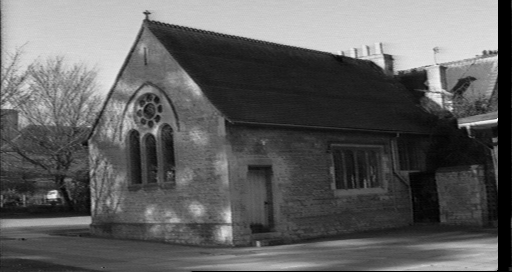
#> input picture chapel1.png, 512 x 272 px
$ jupyter execute Task4.ipynb   (shell and % lines are left out)   (Python 2 division)   (older library calls are emulated)
#> lines starting #> are read from the running program, lines starting #| are printed output that depends on the picture; after the words box and inside, x2 and y2 are one past the last pixel; in counts of white or black regions, pixels touching at a corner belong together
[cell 1]
#Setup Python
import matplotlib.pyplot as plt
import matplotlib.image as mpimg
import numpy as np
import cv2
from sklearn.preprocessing import normalize

[cell 2]
#Load image
img1 = cv2.imread('chapel1.png',0)
#> img1 is the input picture: shape (272, 512); min 0, max 245, mean 96.2
img2 = cv2.imread('chapel2.png',0)
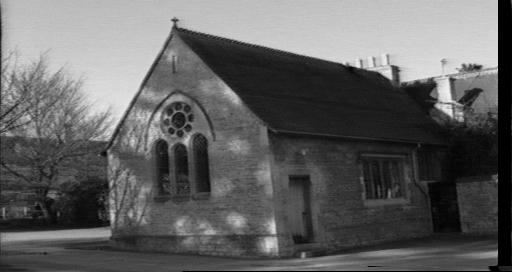
#> input picture chapel2.png, 512 x 272 px
#> img2 is the input picture: shape (272, 512); min 0, max 241, mean 97.9

# Based on Tutorial cited here:
# http://opencv-python-tutroals.readthedocs.org/en/latest/py_tutorials/py_calib3d/py_epipolar_geometry/py_epipolar_geometry.html

# Strategy: Implement SIFT, Then use Flann based Matcher to decide which points to choose. The implementation uses
# Lowe's ratio test.
sift = cv2.SIFT()

kp1, des1 = sift.detectAndCompute(img1,None)
#> kp1 = 748 keypoints; strongest (x, y, size): (496, 120, 2.6), (53, 195, 6.7), (388, 58, 6.2), (496, 58, 3.4)
kp2, des2 = sift.detectAndCompute(img2,None)
#> kp2 = 775 keypoints; strongest (x, y, size): (395, 70, 5.8), (388, 74, 6.1), (445, 101, 15.4), (444, 93, 11)

FLANN_INDEX_KDTREE = 0
index_params = dict(algorithm = FLANN_INDEX_KDTREE, trees = 5)
search_params = dict(checks=50)

flann = cv2.FlannBasedMatcher(index_params,search_params)
matches = flann.knnMatch(des1,des2,k=2)
#> matches = 748 matches

good = []
pts1 = []
pts2 = []

for i,(m,n) in enumerate(matches):
    if m.distance < 0.8*n.distance:
        good.append(m)
        pts2.append(kp2[m.trainIdx].pt)
        pts1.append(kp1[m.queryIdx].pt)
#> after the loop, good = 215 matches; pts1 = 215 pairs, first value 3.36 to 496, second value 13.04 to 257.5; pts2 = 215 pairs, first value 3.77 to 494.6, second value 20.17 to 257.8

[cell 3]
pts1 = np.float32(pts1)
pts2 = np.float32(pts2)
F, mask = cv2.findFundamentalMat(pts1,pts2,cv2.FM_LMEDS)
#> F = [[-1.24e-06, 7.7e-05, -0.0156], [-0.000121, 6.06e-06, -0.211], [0.0226, 0.219, 1]]; mask = 215 values, max 1 at index 3, min 0 at index 0, mean 0.809

F_norm = normalize(F)
#> F_norm = [[-7.94e-05, 0.00494, -1], [-0.000573, 2.87e-05, -1], [0.0221, 0.214, 0.977]]
# We select only inlier points USING THE

pts1_inliers = pts1[mask.ravel()==1]
#> pts1_inliers = 174 pairs, first value 26.64 to 491.9, second value 13.04 to 246.2
pts2_inliers = pts2[mask.ravel()==1]
#> pts2_inliers = 174 pairs, first value 6.31 to 492, second value 20.17 to 257.8
pts1_outliers = pts1[mask.ravel()==0]
#> pts1_outliers = 41 pairs, first value 3.36 to 496, second value 22.07 to 257.5
pts2_outliers = pts2[mask.ravel()==0]
#> pts2_outliers = 41 pairs, first value 3.77 to 494.6, second value 30.41 to 256.6

pts1_inliers.shape
#> Out = (174, 2)

[cell 4]
print F_norm
#| [[-7.94057043e-05  4.94082401e-03 -9.99987791e-01]
#|  [-5.72597286e-04  2.87448073e-05 -9.99999836e-01]
#|  [ 2.20685989e-02  2.14204160e-01  9.76539582e-01]]

[cell 5]
#Plot Outliers on image 1

fig = plt.figure()

plt.figure(3)
plt.title("Plot the outliers with Green Dots ")
plt.imshow(img1,cmap="gray")
for i in range(len(pts1_outliers)):
    plt.plot(pts1_outliers[i][0],pts1_outliers[i][1],'go')
#> this loop made 41 passes

[cell 6]
#Select 7 points that match.
fig = plt.figure()

plt.figure(4)
plt.title("Plot the outliers with Green Dots ")
plt.imshow(img1,cmap="gray")
for i in range(len(pts1_inliers)):
    plt.plot(pts1_inliers[i][0],pts1_inliers[i][1],'go')

fig = plt.figure()

plt.figure(5)
plt.title("Plot the outliers with Green Dots ")
plt.imshow(img2,cmap="gray")
for i in range(len(pts2_inliers)):
    plt.plot(pts2_inliers[i][0],pts2_inliers[i][1],'go')
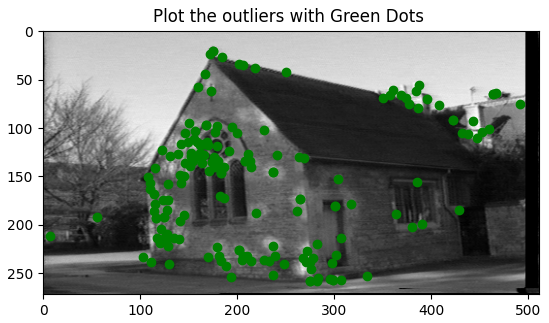
#> figure drawn by matplotlib, 1 panel

[cell 7]
pts_matched1 = []
pts_matched2 = []
pts_matched1.append([pts1_inliers[0][0],pts1_inliers[0][1]])
pts_matched1.append([pts1_inliers[30][0],pts1_inliers[30][1]])
pts_matched1.append([pts1_inliers[50][0],pts1_inliers[50][1]])
pts_matched1.append([pts1_inliers[80][0],pts1_inliers[80][1]])
pts_matched1.append([pts1_inliers[100][0],pts1_inliers[100][1]])
pts_matched1.append([pts1_inliers[120][0],pts1_inliers[120][1]])
pts_matched1.append([pts1_inliers[140][0],pts1_inliers[140][1]])

pts_matched2.append([pts2_inliers[0][0],pts2_inliers[0][1]])
pts_matched2.append([pts2_inliers[30][0],pts2_inliers[30][1]])
pts_matched2.append([pts2_inliers[50][0],pts2_inliers[50][1]])
pts_matched2.append([pts2_inliers[80][0],pts2_inliers[80][1]])
pts_matched2.append([pts2_inliers[100][0],pts2_inliers[100][1]])
pts_matched2.append([pts2_inliers[120][0],pts2_inliers[120][1]])
pts_matched2.append([pts2_inliers[140][0],pts2_inliers[140][1]])

[cell 8]
def drawlines(img1,img2,lines,pts1,pts2):
    ''' img1 - image on which we draw the epilines for the points in img2
        lines - corresponding epilines '''
    r,c = img1.shape
    img1 = cv2.cvtColor(img1,cv2.COLOR_GRAY2BGR)
    img2 = cv2.cvtColor(img2,cv2.COLOR_GRAY2BGR)
    for r,pt1,pt2 in zip(lines,pts1,pts2):
        color = tuple(np.random.randint(0,255,3).tolist())
        x0,y0 = map(int, [0, -r[2]/r[1] ])
        x1,y1 = map(int, [c, -(r[2]+r[0]*c)/r[1] ])
        cv2.line(img1, (x0,y0), (x1,y1), color,1)
        cv2.circle(img1,tuple(pt1),5,color,-1)
        cv2.circle(img2,tuple(pt2),5,color,-1)
    return img1,img2

[cell 9]
# Find epilines corresponding to points in right image (second image) and
# drawing its lines on left image
#print pts_matched2
lines1 = cv2.computeCorrespondEpilines(np.array(pts_matched2).reshape(-1,1,2), 2,F_norm)
#> lines1 = [[-0.368, 0.93, -801.6], [-0.122, 0.993, -384.5], [-0.064, 0.998, -285.3], [-0.0677, 0.998, -291.7], [-0.102, 0.995, -350.3], [-0.0861, 0.996, -323.4], [-0.0782, 0.997, -309.9]]
lines1 = lines1.reshape(-1,3)

img5,img6 = drawlines(img1,img2,lines1,pts_matched1,pts_matched2)
#> the loop in drawlines, `for r,pt1,pt2 in zip(lines,pts1,pts2):` made 7 passes
#> (r, pt1, pt2, color, y0, y1) on passes 1 to 7: ([-0.368, 0.93, -801.6], [26.64, 198.5], [6.31, 211.5], (172, 47, 117), 862, 1064), ([-0.122, 0.993, -384.5], [115.2, 202.5], [140.1, 214.4], (192, 67, 251), 387, 450), ([-0.064, 0.998, -285.3], [132, 119.6], [158.9, 128.9], (195, 103, 9), 285, 318), ([-0.0677, 0.998, -291.7], [151.2, 135.6], [182.7, 146.1], (211, 21, 242), 292, 327), ([-0.102, 0.995, -350.3], [177.4, 225.2], [214, 237.2], (36, 87, 70), 352, 404), ([-0.0861, 0.996, -323.4], [224.4, 223.5], [268.2, 234.5], (216, 88, 140), 324, 368), ([-0.0782, 0.997, -309.9], [263.1, 220.8], [302.1, 231.5], (58, 193, 230), 310, 350)
#> after the loop in drawlines, `for r,pt1,pt2 in zip(lines,pts1,pts2):`:
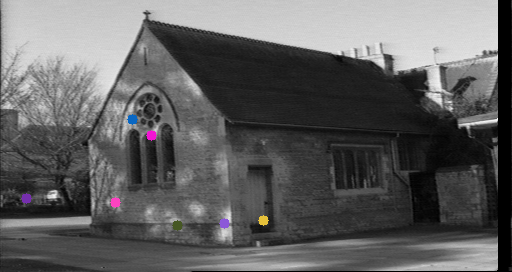
#> img1: shape (272, 512, 3); 0.41% of pixels changed, all inside (x1, y1, x2, y2) = (21, 114, 269, 231)
#> after the loop in drawlines, `for r,pt1,pt2 in zip(lines,pts1,pts2):`:
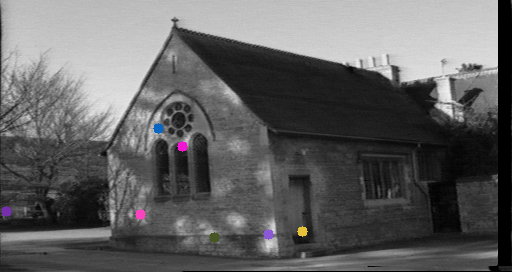
#> img2: shape (272, 512, 3); 0.41% of pixels changed, all inside (x1, y1, x2, y2) = (1, 123, 308, 243)

# Find epilines corresponding to points in left image (first image) and
# drawing its lines on right image
lines2 = cv2.computeCorrespondEpilines(np.array(pts_matched1).reshape(-1,1,2), 1,F)
#> lines2 = [[-0.00158, -1, 212.2], [-0.000592, -1, 215], [-0.0289, -1, 133.7], [-0.0233, -1, 149.7], [0.00665, -1, 235.7], [0.00571, -1, 233], [0.00452, -1, 229.6]]
lines2 = lines2.reshape(-1,3)
img3,img4 = drawlines(img2,img1,lines2,pts_matched2,pts_matched1)
#> the loop in drawlines (call 2), `for r,pt1,pt2 in zip(lines,pts1,pts2):` made 7 passes
#> (r, pt1, pt2, color, y0, y1) on passes 1 to 7: ([-0.00158, -1, 212.2], [6.31, 211.5], [26.64, 198.5], (39, 87, 174), 212, 211), ([-0.000592, -1, 215], [140.1, 214.4], [115.2, 202.5], (88, 81, 165), 214, 214), ([-0.0289, -1, 133.7], [158.9, 128.9], [132, 119.6], (25, 77, 72), 133, 118), ([-0.0233, -1, 149.7], [182.7, 146.1], [151.2, 135.6], (9, 148, 115), 149, 137), ([0.00665, -1, 235.7], [214, 237.2], [177.4, 225.2], (208, 243, 197), 235, 239), ([0.00571, -1, 233], [268.2, 234.5], [224.4, 223.5], (254, 79, 175), 233, 235), ([0.00452, -1, 229.6], [302.1, 231.5], [263.1, 220.8], (192, 82, 99), 229, 231)
#> after the loop in drawlines (call 2), `for r,pt1,pt2 in zip(lines,pts1,pts2):`:
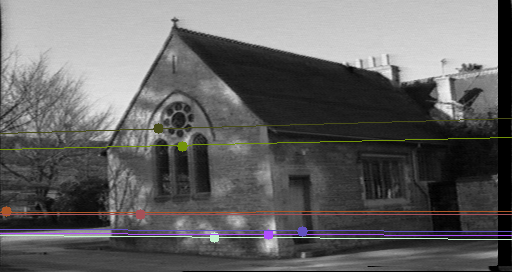
#> img1: shape (272, 512, 3); 2.89% of pixels changed, all inside (x1, y1, x2, y2) = (0, 118, 512, 243)
#> after the loop in drawlines (call 2), `for r,pt1,pt2 in zip(lines,pts1,pts2):`:
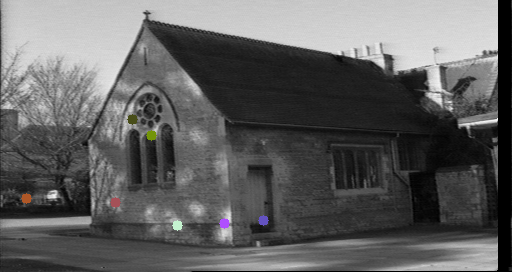
#> img2: shape (272, 512, 3); 0.41% of pixels changed, all inside (x1, y1, x2, y2) = (21, 114, 269, 231)

plt.subplot(121),plt.imshow(img5)
plt.subplot(122),plt.imshow(img3)
#> figure, not shown here; B, G, R data is drawn as R, G, B

[cell 10]
lines1 = cv2.computeCorrespondEpilines(np.array(pts_matched2).reshape(-1,1,2), 2,F)
#> lines1 = [[-0.0132, 1, -197.4], [-0.0149, 1, -200.3], [0.0295, 1, -123.2], [0.0202, 1, -139.3], [-0.0265, 1, -220.4], [-0.025, 1, -217.8], [-0.0234, 1, -215]]
lines1 = lines1.reshape(-1,3)
img5,img6 = drawlines(img1,img2,lines1,pts_matched1,pts_matched2)
#> the loop in drawlines (call 3), `for r,pt1,pt2 in zip(lines,pts1,pts2):` made 7 passes
#> (r, pt1, pt2, color, y0, y1) on passes 1 to 7: ([-0.0132, 1, -197.4], [26.64, 198.5], [6.31, 211.5], (216, 177, 243), 197, 204), ([-0.0149, 1, -200.3], [115.2, 202.5], [140.1, 214.4], (29, 147, 147), 200, 207), ([0.0295, 1, -123.2], [132, 119.6], [158.9, 128.9], (142, 167, 32), 123, 108), ([0.0202, 1, -139.3], [151.2, 135.6], [182.7, 146.1], (193, 9, 185), 139, 128), ([-0.0265, 1, -220.4], [177.4, 225.2], [214, 237.2], (127, 32, 31), 220, 234), ([-0.025, 1, -217.8], [224.4, 223.5], [268.2, 234.5], (202, 244, 151), 217, 230), ([-0.0234, 1, -215], [263.1, 220.8], [302.1, 231.5], (163, 254, 203), 215, 227)
#> after the loop in drawlines (call 3), `for r,pt1,pt2 in zip(lines,pts1,pts2):`:
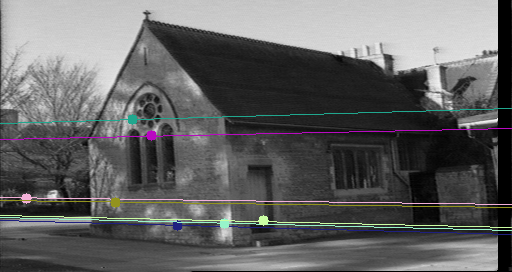
#> img1: shape (272, 512, 3); 2.89% of pixels changed, all inside (x1, y1, x2, y2) = (0, 108, 512, 235)
#> after the loop in drawlines (call 3), `for r,pt1,pt2 in zip(lines,pts1,pts2):`:
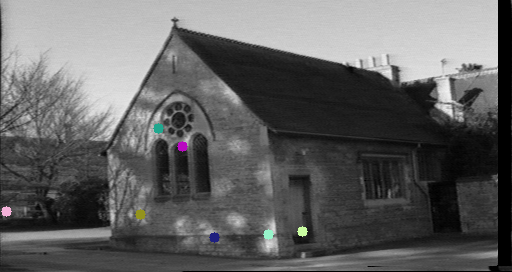
#> img2: shape (272, 512, 3); 0.41% of pixels changed, all inside (x1, y1, x2, y2) = (1, 123, 308, 243)

# Find epilines corresponding to points in left image (first image) and
# drawing its lines on right image
lines2 = cv2.computeCorrespondEpilines(np.array(pts_matched1).reshape(-1,1,2), 1,F)
lines2 = lines2.reshape(-1,3)
img3,img4 = drawlines(img2,img1,lines2,pts_matched2,pts_matched1)
#> the loop in drawlines (call 4), `for r,pt1,pt2 in zip(lines,pts1,pts2):` made 7 passes
#> (r, pt1, pt2, color, y0, y1) on passes 1 to 7: ([-0.00158, -1, 212.2], [6.31, 211.5], [26.64, 198.5], (114, 183, 28), 212, 211), ([-0.000592, -1, 215], [140.1, 214.4], [115.2, 202.5], (34, 128, 128), 214, 214), ([-0.0289, -1, 133.7], [158.9, 128.9], [132, 119.6], (164, 53, 133), 133, 118), ([-0.0233, -1, 149.7], [182.7, 146.1], [151.2, 135.6], (38, 232, 244), 149, 137), ([0.00665, -1, 235.7], [214, 237.2], [177.4, 225.2], (17, 79, 132), 235, 239), ([0.00571, -1, 233], [268.2, 234.5], [224.4, 223.5], (105, 42, 186), 233, 235), ([0.00452, -1, 229.6], [302.1, 231.5], [263.1, 220.8], (31, 120, 1), 229, 231)
#> after the loop in drawlines (call 4), `for r,pt1,pt2 in zip(lines,pts1,pts2):`:
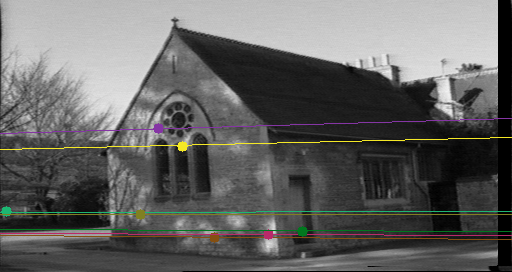
#> img1: shape (272, 512, 3); 2.89% of pixels changed, all inside (x1, y1, x2, y2) = (0, 118, 512, 243)
#> after the loop in drawlines (call 4), `for r,pt1,pt2 in zip(lines,pts1,pts2):`:
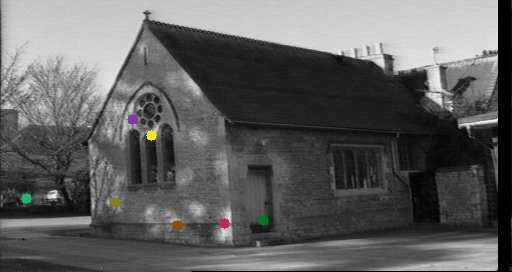
#> img2: shape (272, 512, 3); 0.41% of pixels changed, all inside (x1, y1, x2, y2) = (21, 114, 269, 231)

plt.subplot(121),plt.imshow(img5)
plt.subplot(122),plt.imshow(img3)
plt.show()
#> figure, not shown here; B, G, R data is drawn as R, G, B
